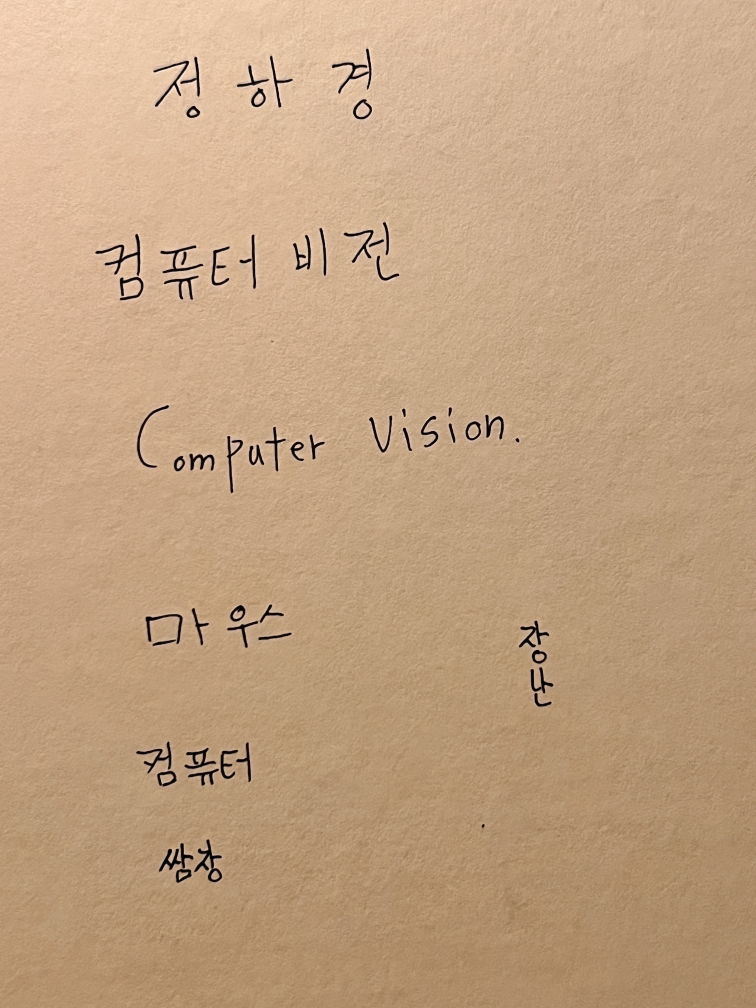
#> input picture src/cv/ocr/KakaoTalk_20261011_022928686.jpg, 3024 x 4032 px (shown at 1/4 size)
$ python -i preprocess.py   (imports and definitions only)
#> lines starting #> are read from the running program, lines starting #| are printed output that depends on the picture; after the words box and inside, x2 and y2 are one past the last pixel; in counts of white or black regions, pixels touching at a corner belong together
#> further down, picture is the input picture: shape (4032, 3024, 3); mean B, G, R 129.2, 161.4, 193.9
"""Image cleanup helpers for photographed hand-drawn flowcharts."""
from __future__ import annotations

import cv2
import numpy as np


def _order_points(points: np.ndarray) -> np.ndarray:
    rect = np.zeros((4, 2), dtype="float32")
    s = points.sum(axis=1)
    diff = np.diff(points, axis=1)
    rect[0] = points[np.argmin(s)]
    rect[2] = points[np.argmax(s)]
    rect[1] = points[np.argmin(diff)]
    rect[3] = points[np.argmax(diff)]
    return rect


def correct_perspective(image: np.ndarray) -> np.ndarray:
    """Rectify a prominent four-sided page; return the input if none is found."""
    if image is None or image.size == 0:
        raise ValueError("Image is empty")
    h, w = image.shape[:2]
#> h = 4032; w = 3024
    scale = min(1.0, 1200 / max(h, w))
#> scale = 0.298
    small = cv2.resize(image, None, fx=scale, fy=scale) if scale < 1 else image.copy()
    gray = cv2.cvtColor(small, cv2.COLOR_BGR2GRAY) if small.ndim == 3 else small
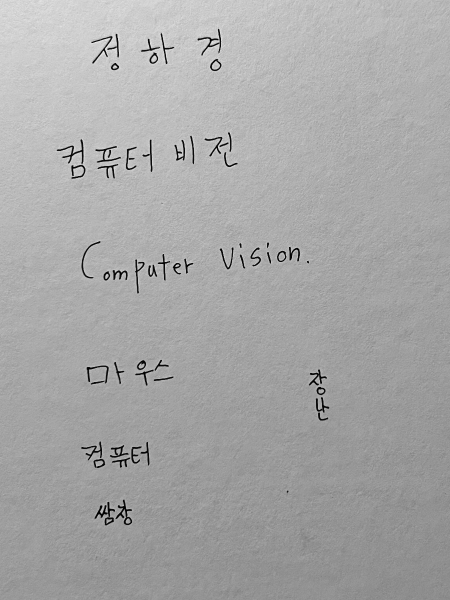
#> gray: shape (1200, 900) (shown at 1/2 size); min 0, max 247, mean 167.3
    edges = cv2.Canny(cv2.GaussianBlur(gray, (5, 5), 0), 50, 150)
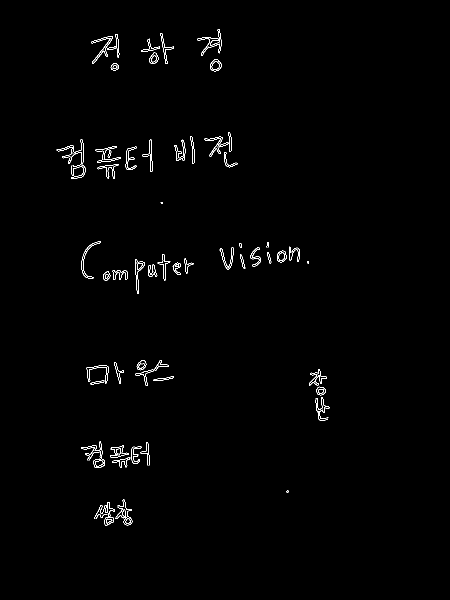
#> edges: shape (1200, 900) (shown at 1/2 size); 0.77% white in thin lines or dots, all inside (x1, y1, x2, y2) = (113, 58, 659, 1051)
    contours, _ = cv2.findContours(edges, cv2.RETR_LIST, cv2.CHAIN_APPROX_SIMPLE)
#> contours = 137 contours, 26 with area under 20; largest, box (x1, y1, x2, y2) and area: (182, 72, 225, 127) 426, (420, 118, 443, 143) 400, (420, 118, 443, 143) 374, (190, 292, 242, 326) 366, (162, 482, 201, 558) 358
    candidates = sorted(contours, key=cv2.contourArea, reverse=True)[:10]
#> candidates = 10 contours; largest, box (x1, y1, x2, y2) and area: (182, 72, 225, 127) 426, (420, 118, 443, 143) 400, (420, 118, 443, 143) 374, (190, 292, 242, 326) 366, (162, 482, 201, 558) 358
    quad = None
    for contour in candidates:
        perimeter = cv2.arcLength(contour, True)
        approx = cv2.approxPolyDP(contour, 0.02 * perimeter, True)
        if len(approx) == 4 and cv2.contourArea(approx) > small.shape[0] * small.shape[1] * 0.2:
            quad = approx.reshape(4, 2).astype("float32") / scale
            break
#> this loop made 10 passes
#> perimeter on passes 1 to 10: 255.7, 76.18, 73.84, 231.1, 223.2, 228.7, 209.3, 207.4, 253.9, 206.9
    if quad is None:
        return image
    tl, tr, br, bl = _order_points(quad)
    width = int(max(np.linalg.norm(br - bl), np.linalg.norm(tr - tl)))
    height = int(max(np.linalg.norm(tr - br), np.linalg.norm(tl - bl)))
    if width < 32 or height < 32:
        return image
    dst = np.array([[0, 0], [width - 1, 0], [width - 1, height - 1], [0, height - 1]], dtype="float32")
    matrix = cv2.getPerspectiveTransform(np.array([tl, tr, br, bl], dtype="float32"), dst)
    return cv2.warpPerspective(image, matrix, (width, height))


def correct_rotation(image: np.ndarray) -> np.ndarray:
    """Correct small page skew estimated from dominant foreground lines."""
    gray = cv2.cvtColor(image, cv2.COLOR_BGR2GRAY) if image.ndim == 3 else image
#> gray: shape (4032, 3024)
    edges = cv2.Canny(cv2.GaussianBlur(gray, (3, 3), 0), 50, 150)
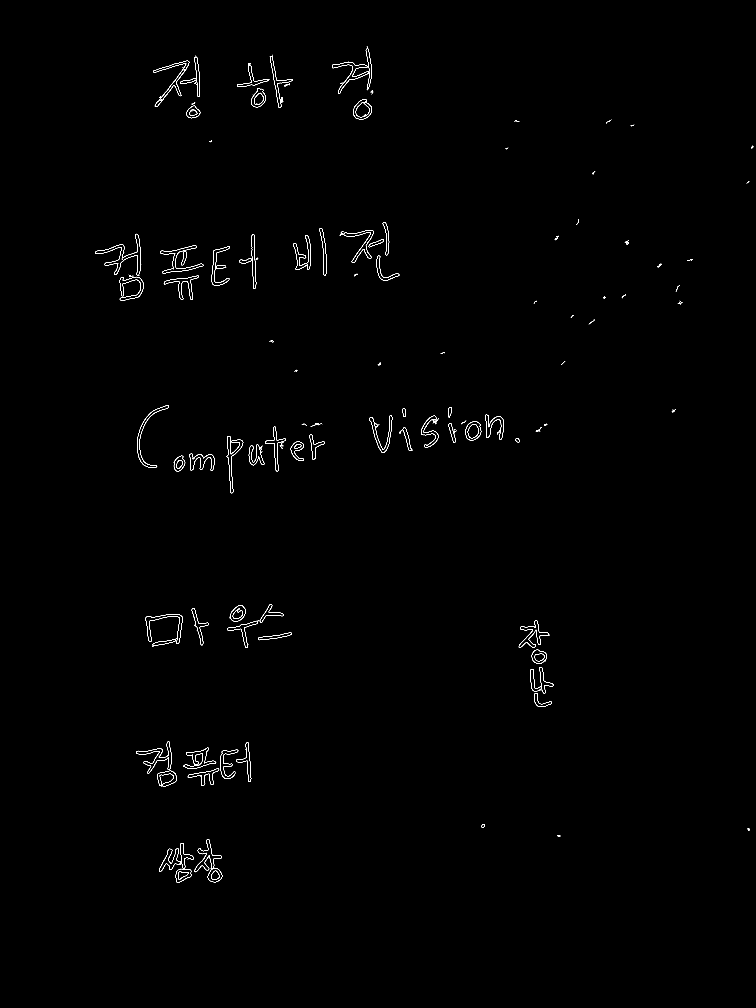
#> edges: shape (4032, 3024) (shown at 1/4 size); 0.26% white in thin lines or dots, all inside (x1, y1, x2, y2) = (381, 185, 3014, 3531)
    lines = cv2.HoughLinesP(edges, 1, np.pi / 1800, threshold=80,
                            minLineLength=max(30, min(gray.shape) // 8), maxLineGap=12)
#> lines = None
    if lines is None:
        return image
    angles = [np.degrees(np.arctan2(y2 - y1, x2 - x1)) for [[x1, y1, x2, y2]] in lines]
    angles = [a if a <= 45 else a - 90 if a > 45 else a for a in angles]
    angles = [a for a in angles if abs(a) <= 15]
    if not angles:
        return image
    angle = float(np.median(angles))
    if abs(angle) < 0.3:
        return image
    h, w = image.shape[:2]
    matrix = cv2.getRotationMatrix2D((w / 2, h / 2), angle, 1.0)
    return cv2.warpAffine(image, matrix, (w, h), flags=cv2.INTER_CUBIC, borderMode=cv2.BORDER_REPLICATE)


def normalize_brightness(image: np.ndarray) -> np.ndarray:
    """Apply local contrast normalization while preserving color when possible."""
    if image.ndim == 2:
        return cv2.createCLAHE(clipLimit=2.0, tileGridSize=(8, 8)).apply(image)
    lab = cv2.cvtColor(image, cv2.COLOR_BGR2LAB)
#> lab: shape (4032, 3024, 3); mean of channels 0, 1, 2 174.5, 135.3, 149.2
    l, a, b = cv2.split(lab)
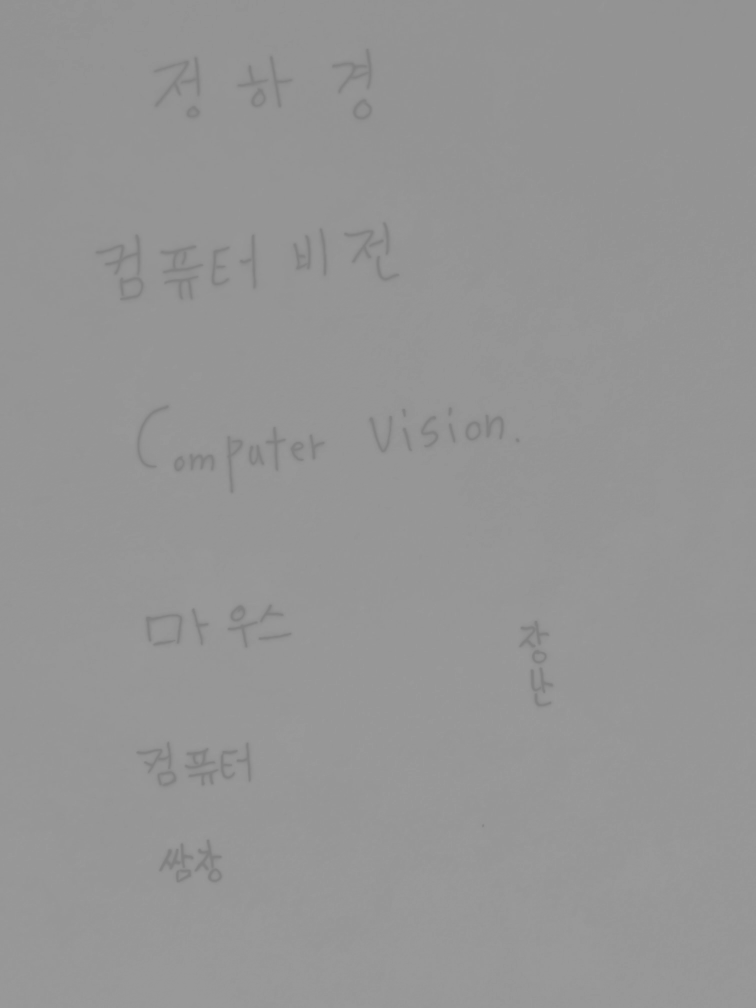
#> b: shape (4032, 3024) (shown at 1/4 size); min 126, max 155, mean 149.2
    l = cv2.createCLAHE(clipLimit=2.0, tileGridSize=(8, 8)).apply(l)
    return cv2.cvtColor(cv2.merge((l, a, b)), cv2.COLOR_LAB2BGR)
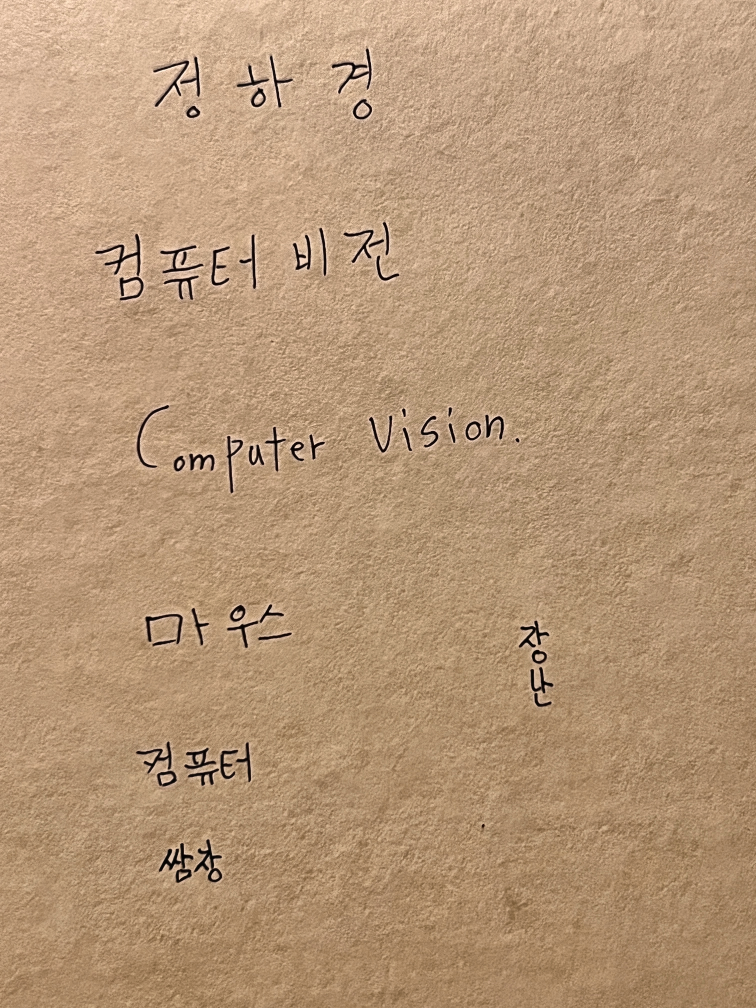
#> returned value: shape (4032, 3024, 3) (shown at 1/4 size); mean B, G, R 119.1, 150.9, 182.8


def preprocess_image(image: np.ndarray) -> np.ndarray:
    """Run perspective, rotation, and brightness correction in that order."""
    if image is None or image.size == 0:
        raise ValueError("Image is empty")
    return normalize_brightness(correct_rotation(correct_perspective(image)))

>>> import cv2
>>> picture = cv2.imread('ocr/KakaoTalk_20261011_022928686.jpg')
>>> result = preprocess_image(picture)
